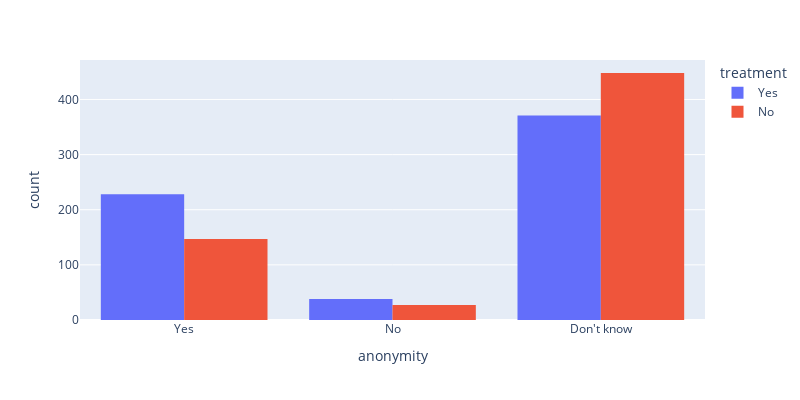

The notebook cell saved with this chart:
### Code cell
px.histogram(data, x = 'anonymity',color='treatment',barmode='group', width=800, height=400)

### Figure 1 — Plotly figure (JSON) as saved in the notebook; plotly's stock layout.template omitted (floating-point values rounded to 4 significant figures; data arrays with more than 128 entries replaced by an {"elided": "..."} marker saying what was removed)
{"data": [{"alignmentgroup": "True", "bingroup": "x", "hovertemplate": "treatment=Yes<br>anonymity=%{x}<br>count=%{y}<extra></extra>", "legendgroup": "Yes", "marker": {"color": "#636efa", "pattern": {"shape": ""}}, "name": "Yes", "offsetgroup": "Yes", "orientation": "v", "showlegend": true, "type": "histogram", "x": {"elided": "637 str values"}, "xaxis": "x", "yaxis": "y"}, {"alignmentgroup": "True", "bingroup": "x", "hovertemplate": "treatment=No<br>anonymity=%{x}<br>count=%{y}<extra></extra>", "legendgroup": "No", "marker": {"color": "#EF553B", "pattern": {"shape": ""}}, "name": "No", "offsetgroup": "No", "orientation": "v", "showlegend": true, "type": "histogram", "x": {"elided": "622 str values"}, "xaxis": "x", "yaxis": "y"}], "layout": {"barmode": "group", "height": 400, "legend": {"title": {"text": "treatment"}, "tracegroupgap": 0}, "margin": {"t": 60}, "width": 800, "xaxis": {"anchor": "y", "domain": [0, 1], "title": {"text": "anonymity"}}, "yaxis": {"anchor": "x", "domain": [0, 1], "title": {"text": "count"}}}}
